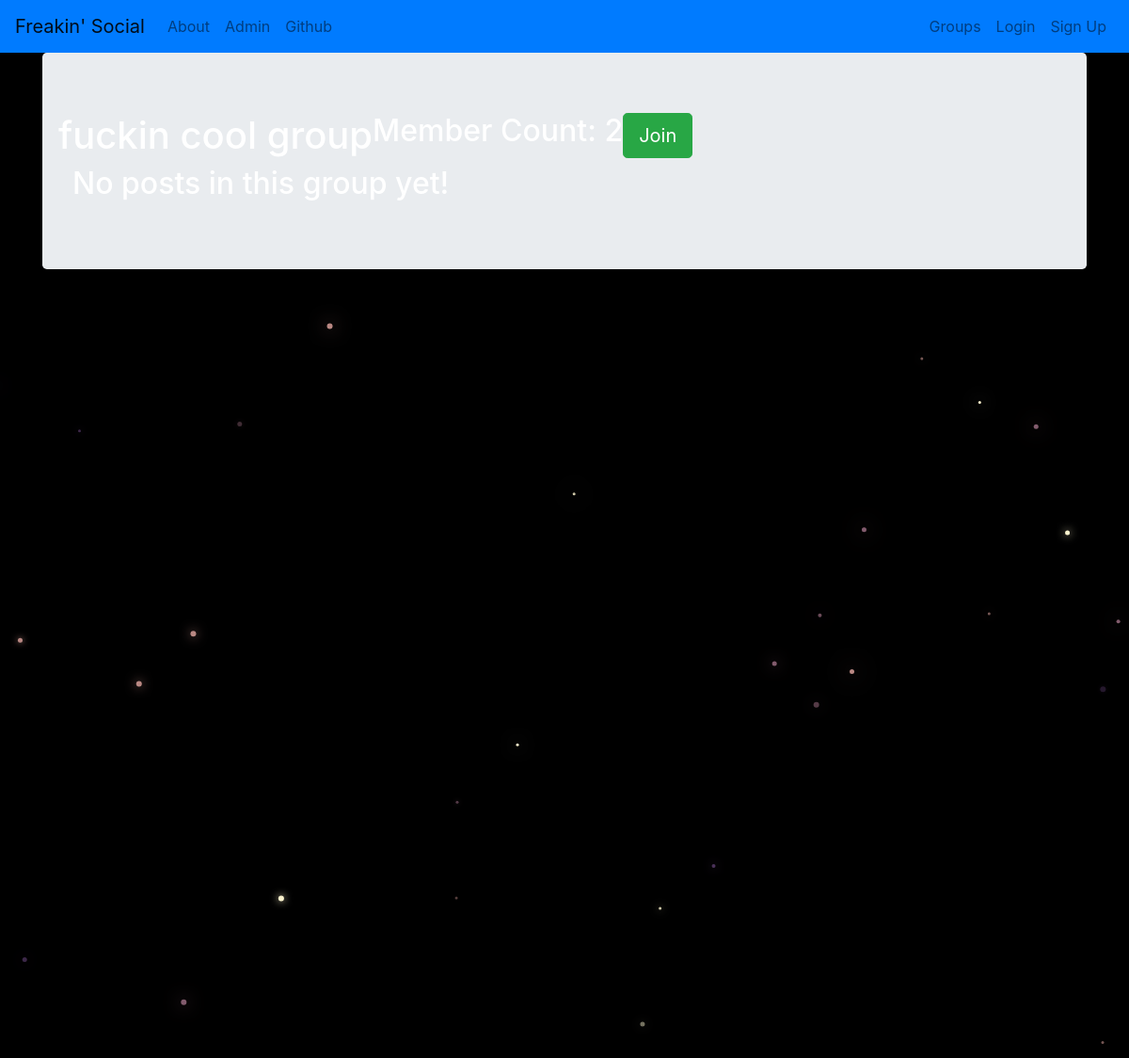
/groups/posts/in/fuckin-cool-group/, run on an earlier commit of the app's database.
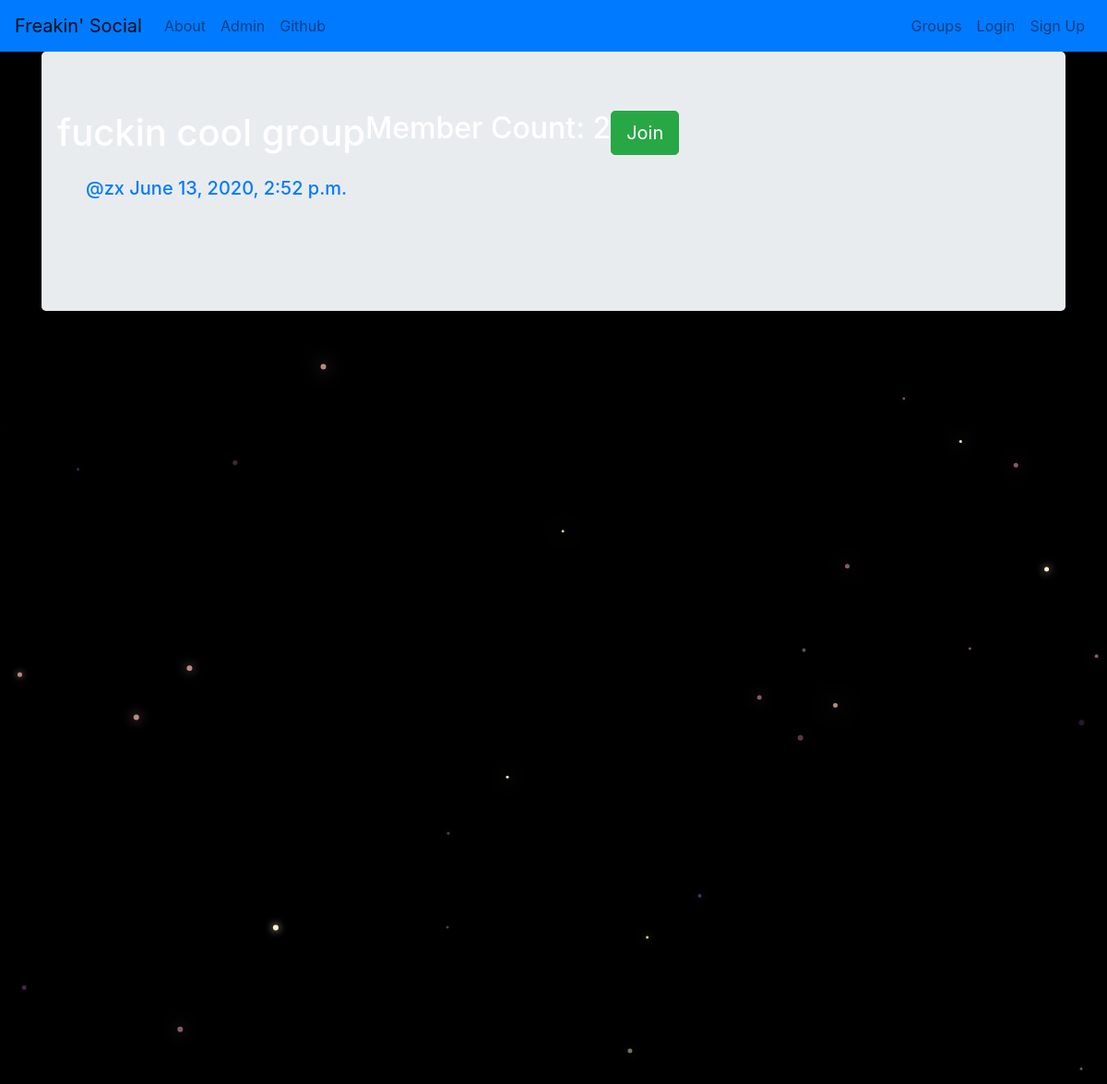
And on a later commit of the database.
### posts/models.py (models this page shows, shortened)
class Post(models.Model):
  user = models.ForeignKey(User, related_name='posts', on_delete=models.CASCADE)
  created_at = models.DateTimeField(auto_now=True)
  message = models.TextField()
  message_html = models.TextField(editable=False)
  group = models.ForeignKey(Group, related_name='posts', null=True,
                            blank=True, on_delete=models.CASCADE)
  class Meta:
    ordering = ['-created_at']
    unique_together = ['user', 'message']

### groups/views.py (the view)
# urls.py: path('posts/in/<slug>/', views.SingleGroup.as_view(), name='single'),
class SingleGroup(generic.DetailView):
  model = Group

### groups/templates/groups/group_detail.html (shortened to what this page needs)
{% extends "groups/group_base.html" %}
{% block pregroup %}
	<h1>{{ group.name }}</h1>
	<h2>Member Count: {{ group.members.count }}</h2>
	<div class="content">
		{% if user in group.members.all %}
			<a href="{% url 'groups:leave' slug=group.slug %}" class="btn btn-lg btn-danger"><span class="glypicon glypicon-remove-circle"></span>Leave</a>
		{% else %}
			<a href="{% url 'groups:join' slug=group.slug %}" class="btn btn-lg btn-success">Join</a>
		{% endif %}
	</div>
{% endblock pregroup %}
{% block group_content %}
	<div class="col-md-8">
	{% if group.posts.count == 0 %}
		<h2>No posts in this group yet!</h2>
	{% else %}
		{% for post in group.posts.all %}
			{% include "posts/_post.html" %}
		{% endfor %}
	{% endif %}
</div>
{% endblock group_content %}

### posts/templates/posts/_post.html (shortened to what this page needs)
<div class="post media">
  <div class="media-body p-3">
    <h5 class="media-heading">
      <span class="username">
        <a href="{% url 'posts:for_user' username=post.user.username %}">@{{post.user.username}}</a>
      </span>
      <time class="time">
        <a href="{% url 'posts:single' username=post.user.username pk=post.pk %}">{{post.created_at}}</a>
      </time>
    </h5>
    <div class="modal-footer">
    </div>
  </div>
</div>

What changed in the data, as far as the page shows it:
added Post: user.username "zx", created_at "June 13, 2020, 2:52 p.m."
Also different on the page:
text no longer shown: "No posts in this group yet!"
